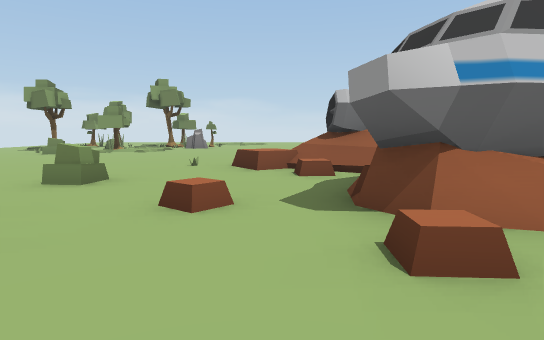
view 1 (above)

22 first-person views from a walk through a scene from a Unity 3-D project. The camera is 1.5 m above the floor, tilts 6° down and sees 75° across. The floor is counted in squares, 2.4 m on a side. Each view is taken from the middle of a square. On the plan, view 1 faces up. The plan holds only what a view shows up to about 10 squares ahead; the rest is blank. The place goes on beyond the plan. The player character is not drawn.

view 2
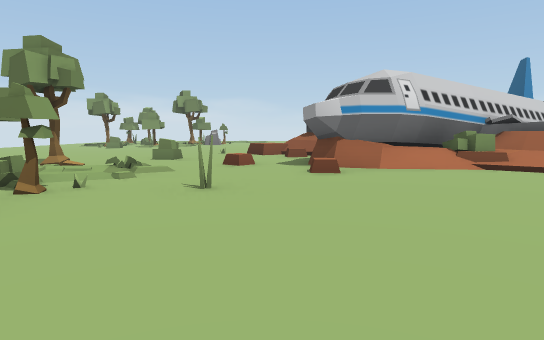

view 3
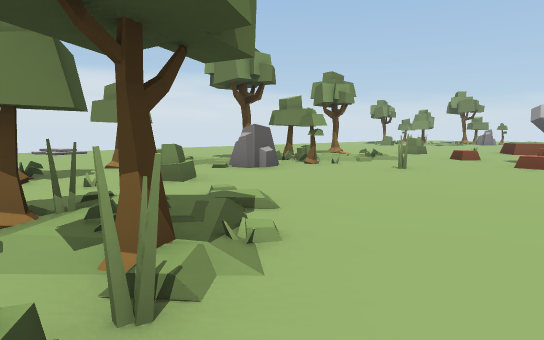

view 4
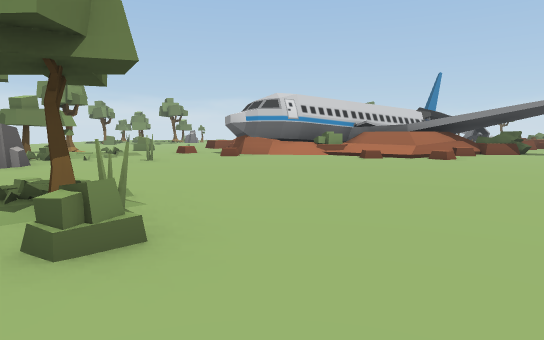

view 5
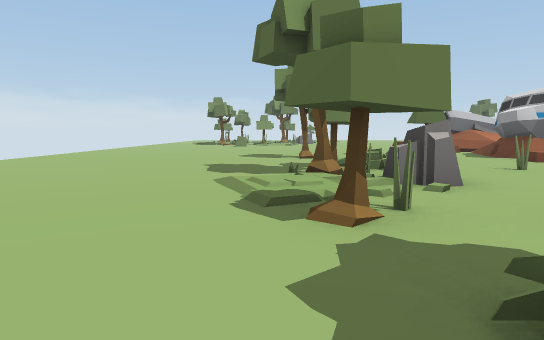

view 6
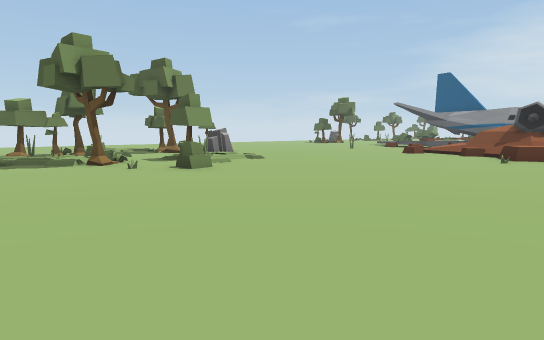

view 7
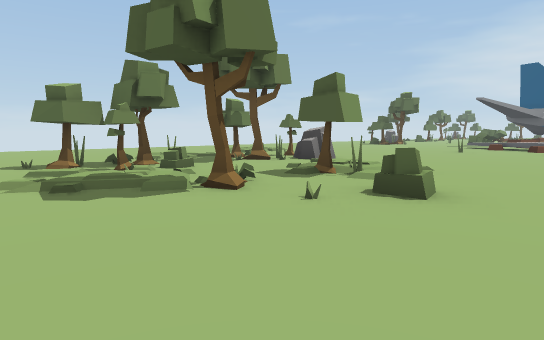

view 8
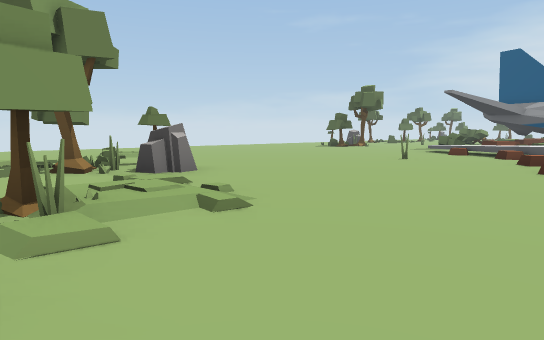

view 9
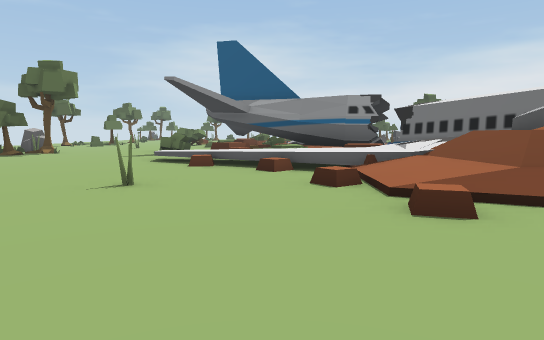

view 10
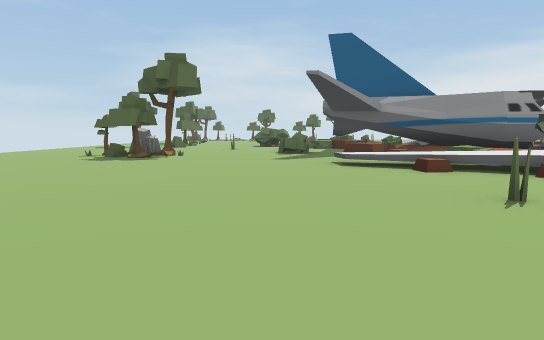

view 11
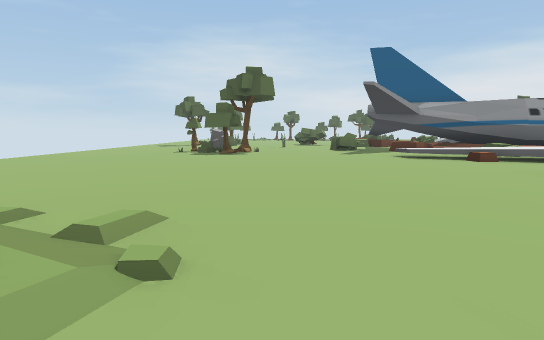

view 12
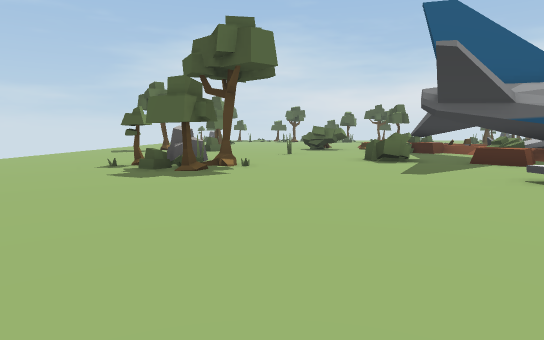

view 13
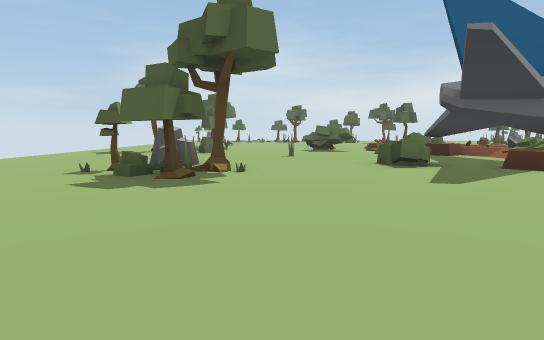

view 14
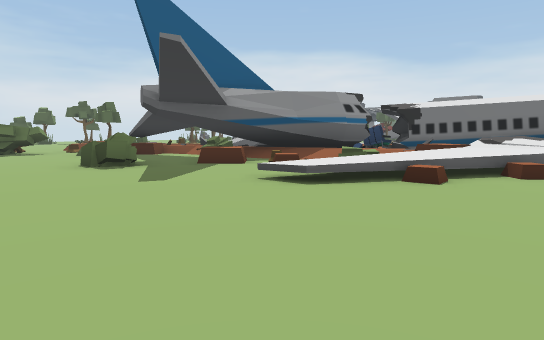

view 15
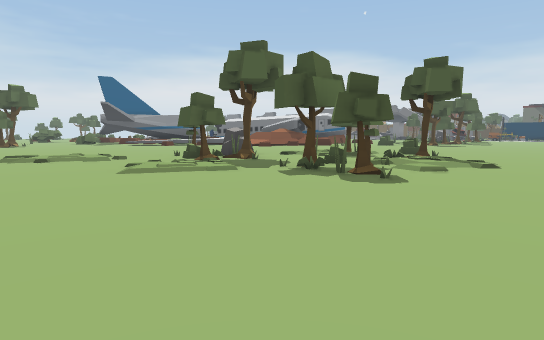

view 16
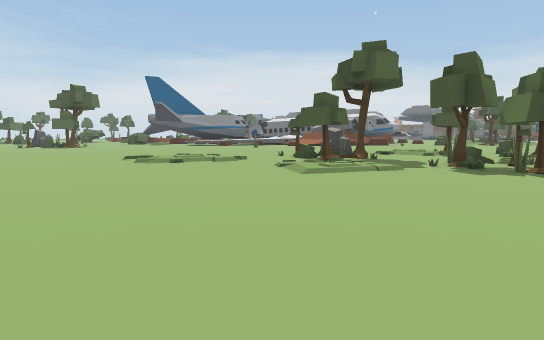

view 17
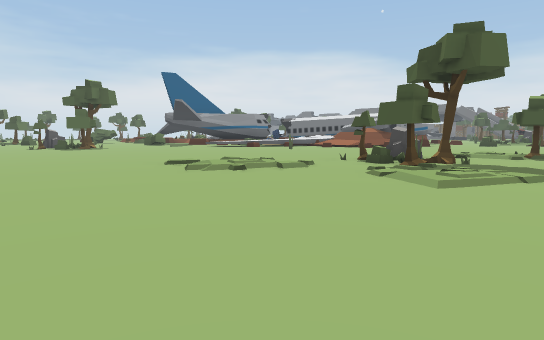

view 18
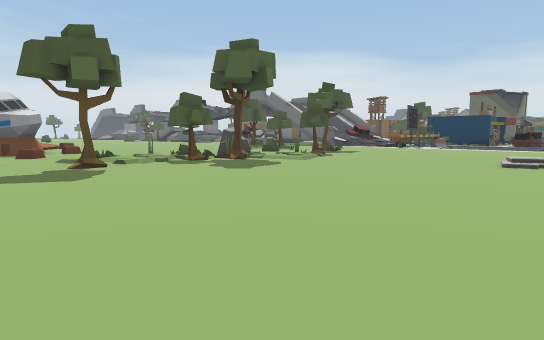

view 19
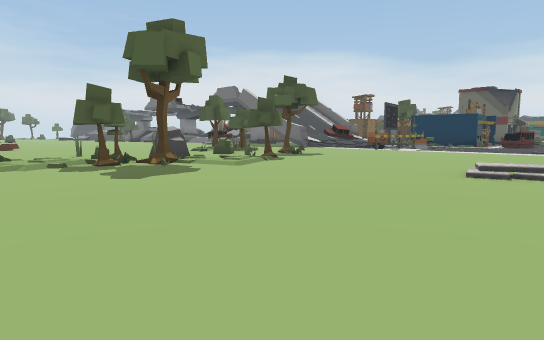

view 20
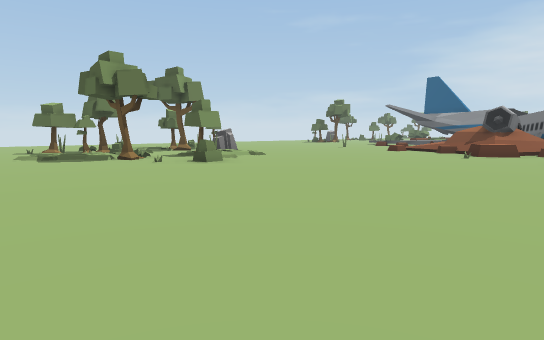

view 21
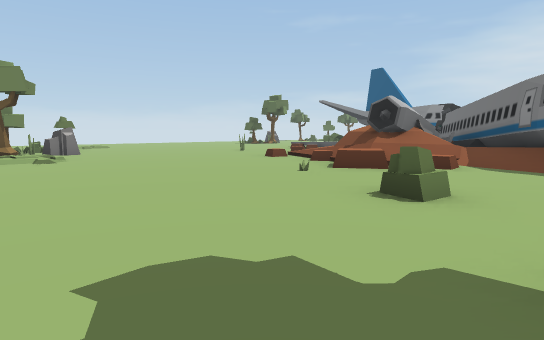

view 22
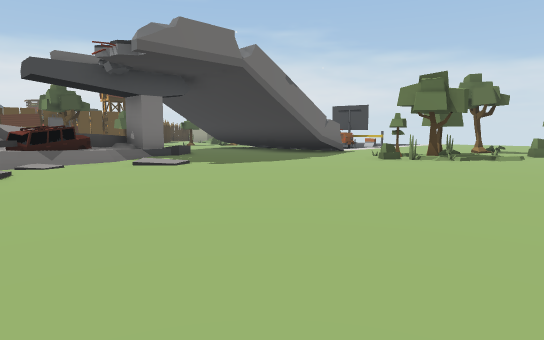

### Floor plan
Key: @ floor where view 1 was taken; # wall or solid block; x gap in a wall; . main floor; : floor 0.25 m higher than the main floor; + floor 0.5 m higher than the main floor; * floor 0.75 m higher than the main floor; / step, stairs or slope; = window, fence, low wall or low ledge; ^ raised ledge; P plant; T tree; C car; O other object.
Columns run from 11 left of view 1 to 12 right of it. Each row starts with its distance up from view 1.
 23   .......       ...  ...
 22   ......................
 21 ........................
 20 ........./.............
 19 .........//........=##..
 18 .....//////........##...
 17 .....///...............O
 16  ..##..##...............
 15  ./##..##............T..
 14  ./:..//.............T..
 13  .//#///.....P...+..=...
 12  ...x.#/........=/.#^#.
 11  ...#///.......=* ==###=
 10  ...........////* =###
  9  ...........////*/###
  8 ...........//=///=##
  7 ..........O=#^^/###
  6 ...........=######
  5 .........P..#######
  4 ............#####=
  3 .......T....####
  2 ........P/..#===/=///
  1 ......./#/.....///...
  0 ......./#/P@...../..
 -1 ....../##..........
 -2  ...../##............
 -3  //...=#.............
 -4  ........#...........
 -5   .....=..##.........
 -6  ......   ###........
 -7  ....      .........
 -8   ..        ......./
 -9              .......
-10               ...#C/
-11                ##CC#
-12                 #==
-13                  ==

Where each view was taken, in squares from view 1:
view 1: 0 up, 0 right, facing up
view 2: 4 down, 0 right, facing up
view 3: 6 down, 2 right, facing up-left
view 4: 8 down, 2 right, facing up
view 5: 6 down, 5 left, facing up
view 6: 5 up, 10 left, facing up-right
view 7: 9 up, 10 left, facing up-right
view 8: 9 up, 6 left, facing up-right
view 9: 11 up, 2 left, facing right
view 10: 15 up, 1 left, facing right
view 11: 17 up, 3 left, facing right
view 12: 17 up, 2 right, facing right
view 13: 17 up, 3 right, facing right
view 14: 17 up, 3 right, facing down-right
view 15: 21 up, 11 left, facing down-right
view 16: 23 up, 9 left, facing down-right
view 17: 23 up, 7 left, facing down-right
view 18: 5 up, 11 left, facing down-right
view 19: 3 up, 11 left, facing down-right
view 20: 4 up, 11 left, facing up-right
view 21: 3 up, 6 left, facing up-right
view 22: 2 down, 9 right, facing down-left
